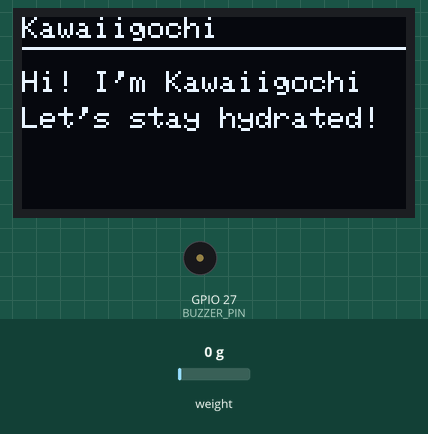
Simulated run of this sketch. Board: ESP32. Parts: 128×64 one-colour display, buzzer (waves = sounding). Inputs (shaded band) come from the test bench; at power-on: weight on the scale 0 g.

Above: at 1.1 s.
At 3.9 s:
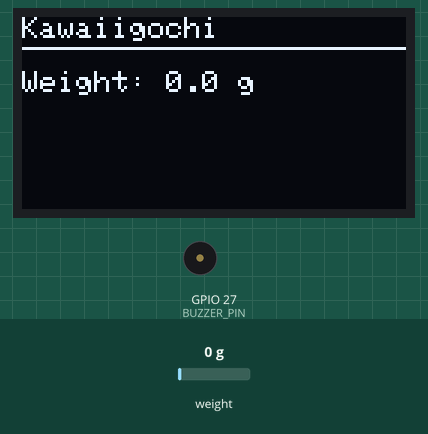
4.0 s: weight on the scale set to 100 g
At 4.9 s:
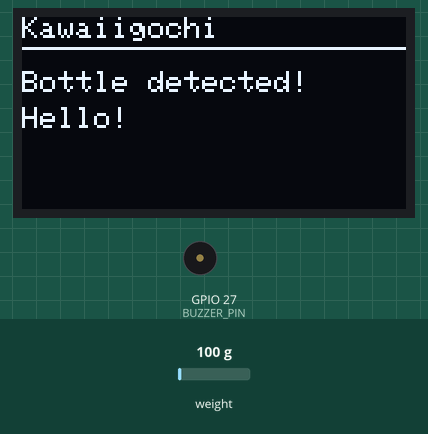
7.3 s: weight on the scale set to 1250 g
At 9.1 s:
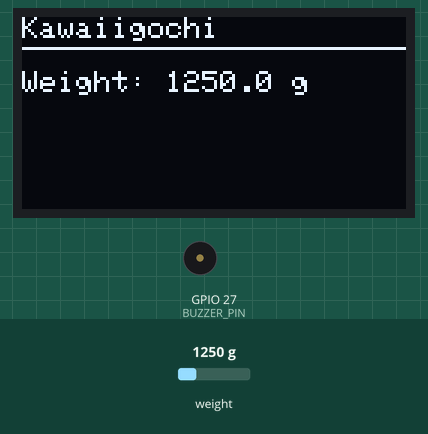
9.6 s: weight on the scale set to 1164 g
At 13.9 s:
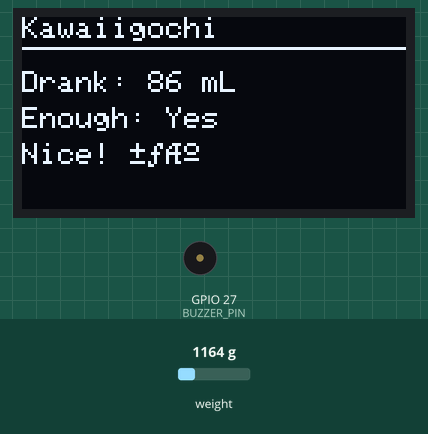
Timing chart, 0 to 15.4 s (numbered marks = the images above; inputs shaded):
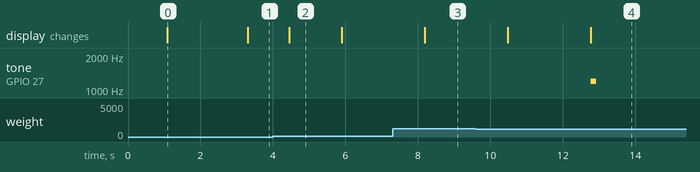

Measured:
- the behaviour switches between 1246 and 1245 g on weight on the scale (found by bisection; images 3 and 4)
- after the input at 4.0 s, the display: changes after 0.45 s (image 2)
- after the input at 7.3 s, the display: changes after 0.89 s (image 3)
- after the input at 9.6 s, tone on GPIO 27 (BUZZER_PIN): silent → 1200 Hz after 3.2 s, → silent 0.15 s later; the display: first changes after 0.88 s (image 4 shows a later state)
- what the display in image 0 shows lasts 2.2 s, from 1.1 s to 3.3 s
- what the display in image 2 shows lasts 1.4 s, from 4.5 s to 5.9 s

The sketch:

11-12B.ino
```cpp
#include <Arduino.h>
#include "HX711.h"
#include <Wire.h>
#include <Adafruit_GFX.h>
#include <Adafruit_SSD1306.h>


// --------- Pins ----------
#define DOUT_PIN    33
#define SCK_PIN     14
#define BUZZER_PIN  27
#define SDA_PIN     22
#define SCL_PIN     21


// --------- Display ----------
#define SCREEN_WIDTH 128
#define SCREEN_HEIGHT 64
Adafruit_SSD1306 display(SCREEN_WIDTH, SCREEN_HEIGHT, &Wire, -1);


// --------- Scale ----------
HX711 scale;
float CAL_FACTOR = 2280.0f;     // adjust after calibration


// --------- Thresholds (grams/mL) ----------
const float THRESHOLD_ON   = 15.0f;     // enter "present" when >= this
const float THRESHOLD_OFF  = 8.0f;      // leave "present" when <= this
const float MIN_SIP        = 5.0f;      // minimum delta to count as a sip
const float STABLE_EPS     = 2.0f;      // small deadband for “stable”
const unsigned long DROP_DEBOUNCE_MS = 1500; // drop must persist this long


// --------- “Enough?” per-sip rule ----------
const float ENOUGH_PER_SIP_ML = 50.0f; // change to what you want counted as “enough”


// --------- State Machine ----------
enum State { NO_BOTTLE, BOTTLE_PRESENT };
State state = NO_BOTTLE;


// --------- Baselines / detection helpers ----------
float presentMaxBaseline = 0.0f;  // max stable level while present
float lastStableLevel    = 0.0f;  // last accepted plateau


bool  dropArmed           = false;  // tracking a candidate drop
float dropStartLevel      = 0.0f;
unsigned long dropStartMs = 0;


// remove/return decision uses this
float pendingBeforeRemoval = 0.0f;


// timing for “waiting for sips…” hint
unsigned long presentSinceMs = 0;  // set when bottle becomes present


// --------- Helpers ----------
void buzz(uint16_t freq, uint16_t durMs) { tone(BUZZER_PIN, freq, durMs); }


void displayLines(const String &l1, const String &l2, const String &l3 = "") {
  display.clearDisplay();
  display.setTextSize(1);
  display.setTextColor(SSD1306_WHITE);


  display.setCursor(0, 0);
  display.println("Kawaiigochi");
  display.drawLine(0, 10, 127, 10, SSD1306_WHITE);


  display.setCursor(0, 18); display.println(l1);
  if (l2.length()) { display.setCursor(0, 30); display.println(l2); }
  if (l3.length()) { display.setCursor(0, 42); display.println(l3); }


  display.display();
}


// Show weight; optionally include the “Waiting for sips...” hint
void showWeight(float w, bool showWaitingHint) {
  if (showWaitingHint) {
    displayLines(String("Weight: ") + String(w, 1) + " g",
                 "Waiting for sips...");
  } else {
    displayLines(String("Weight: ") + String(w, 1) + " g", "");
  }
}


// Smoothed reading (grams ≈ mL)
float readWeight() { return scale.get_units(10); }


// When a drink is detected
void onDrink(float amount) {
  bool enough = (amount >= ENOUGH_PER_SIP_ML);
  displayLines(String("Drank: ") + String(amount, 0) + " mL",
               String("Enough: ") + (enough ? "Yes" : "No"),
               enough ? "Nice! 💧" : "Bigger sip next time");
  buzz(enough ? 1200 : 800, enough ? 150 : 250);
  delay(10000); // <<< keep the drink result on screen for 10 seconds
}


void setup() {
  Serial.begin(115200);
  pinMode(BUZZER_PIN, OUTPUT);


  Wire.begin(SDA_PIN, SCL_PIN);
  Wire.setClock(100000);


  if (!display.begin(SSD1306_SWITCHCAPVCC, 0x3C)) {
    // continue even if display not found
  }
  display.clearDisplay();
  display.display();


  scale.begin(DOUT_PIN, SCK_PIN);
  scale.set_scale(CAL_FACTOR);
  scale.tare();


  displayLines("Hi! I'm Kawaiigochi", "Let's stay hydrated!");
  delay(1200);
}


void loop() {
  float w = readWeight(); // negative is fine


  switch (state) {
    case NO_BOTTLE: {
      // If returning after removal, decide immediately when it reappears
      if (pendingBeforeRemoval > 0.0f && w >= THRESHOLD_ON) {
        float delta = pendingBeforeRemoval - w; // positive = drank while away
        if (delta >= MIN_SIP) onDrink(delta);


        // initialize baselines
        presentMaxBaseline   = w;
        lastStableLevel      = w;
        dropArmed            = false;
        pendingBeforeRemoval = 0.0f;


        // start the 20s window before showing the waiting hint
        presentSinceMs = millis();


        state = BOTTLE_PRESENT;
        showWeight(w, false); // no "Waiting..." yet
        delay(120);
        return;
      }


      // Fresh appearance with no pending decision
      if (w >= THRESHOLD_ON) {
        presentMaxBaseline = w;
        lastStableLevel    = w;
        dropArmed          = false;


        // start the 20s window before showing the waiting hint
        presentSinceMs = millis();


        state = BOTTLE_PRESENT;
        displayLines("Bottle detected!", "Hello!");
        delay(300);
      } else {
        // No bottle present; just show the weight line (no waiting hint)
        showWeight(w, false);
      }
    } break;


    case BOTTLE_PRESENT: {
      // Track the highest stable level while present
      if (w > presentMaxBaseline) presentMaxBaseline = w;


      // Case A: sip without removal (sustained drop)
      float deltaFromStable = lastStableLevel - w;


      if (!dropArmed) {
        if (deltaFromStable >= MIN_SIP) {
          dropArmed      = true;
          dropStartLevel = lastStableLevel;
          dropStartMs    = millis();
        }
      } else {
        if (millis() - dropStartMs >= DROP_DEBOUNCE_MS) {
          float consumed = dropStartLevel - w;
          if (consumed >= MIN_SIP) {
            onDrink(consumed);
            lastStableLevel = w; // new plateau after sip
            // After onDrink, continue normal display rules
          }
          dropArmed = false;
        } else {
          // Cancel if it bounced back
          if (w >= dropStartLevel - STABLE_EPS) dropArmed = false;
        }
      }


      // Allow stable level to creep up between sips
      if (fabs(w - lastStableLevel) > STABLE_EPS && w > lastStableLevel)
        lastStableLevel = w;


      // Case B: bottle removed
      if (w <= THRESHOLD_OFF) {
        pendingBeforeRemoval = presentMaxBaseline; // remember pre-removal level
        state = NO_BOTTLE;
        displayLines("Bottle removed", "See you soon!");
        delay(250);
      } else {
        // Show "Waiting for sips..." only after 20s from placement
        bool showHint = (millis() - presentSinceMs >= 20000UL);
        showWeight(w, showHint);
      }
    } break;
  }


  delay(120);
}
```
